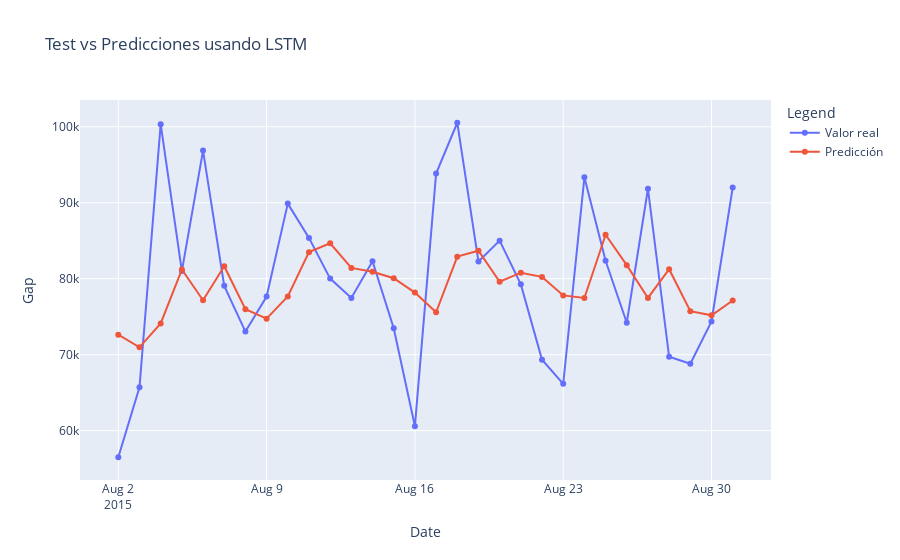

The notebook cell this image was saved under:
### Code cell
data = {
    "Date": df.index[train_size + sequence_length :],
    "Valor real": y_test.flatten(),
    "Predicción": y_pred.flatten(),
}

# Convertir a DataFrame de pandas
plot_df = pd.DataFrame(data)

# Crear la figura usando Plotly Express
fig = px.line(
    plot_df,
    x="Date",
    y=["Valor real", "Predicción"],
    labels={"value": "Gap", "variable": "Legend"},
    title="Test vs Predicciones usando LSTM",
    markers=True,
)

# Mostrar la figura
fig.show()

### Figure 1 — Plotly figure (JSON) as saved in the notebook; plotly's stock layout.template omitted (floating-point values rounded to 4 significant figures)
{"data": [{"hovertemplate": "Legend=Valor real<br>Date=%{x}<br>Gap=%{y}<extra></extra>", "legendgroup": "Valor real", "line": {"color": "#636efa", "dash": "solid"}, "marker": {"symbol": "circle"}, "mode": "lines+markers", "name": "Valor real", "orientation": "v", "showlegend": true, "type": "scatter", "x": ["2015-08-02T00:00:00", "2015-08-03T00:00:00", "2015-08-04T00:00:00", "2015-08-05T00:00:00", "2015-08-06T00:00:00", "2015-08-07T00:00:00", "2015-08-08T00:00:00", "2015-08-09T00:00:00", "2015-08-10T00:00:00", "2015-08-11T00:00:00", "2015-08-12T00:00:00", "2015-08-13T00:00:00", "2015-08-14T00:00:00", "2015-08-15T00:00:00", "2015-08-16T00:00:00", "2015-08-17T00:00:00", "2015-08-18T00:00:00", "2015-08-19T00:00:00", "2015-08-20T00:00:00", "2015-08-21T00:00:00", "2015-08-22T00:00:00", "2015-08-23T00:00:00", "2015-08-24T00:00:00", "2015-08-25T00:00:00", "2015-08-26T00:00:00", "2015-08-27T00:00:00", "2015-08-28T00:00:00", "2015-08-29T00:00:00", "2015-08-30T00:00:00", "2015-08-31T00:00:00"], "xaxis": "x", "y": [56499, 65712, 100339, 80999, 96870.0, 79060, 73044, 77648, 89887, 85371, 80016, 77471, 82299, 73489, 60586, 93839, 100529, 82260, 85008, 79257, 69344, 66164, 93346, 82358, 74204, 91839, 69723, 68812, 74384, 91990.0], "yaxis": "y"}, {"hovertemplate": "Legend=Predicción<br>Date=%{x}<br>Gap=%{y}<extra></extra>", "legendgroup": "Predicción", "line": {"color": "#EF553B", "dash": "solid"}, "marker": {"symbol": "circle"}, "mode": "lines+markers", "name": "Predicción", "orientation": "v", "showlegend": true, "type": "scatter", "x": ["2015-08-02T00:00:00", "2015-08-03T00:00:00", "2015-08-04T00:00:00", "2015-08-05T00:00:00", "2015-08-06T00:00:00", "2015-08-07T00:00:00", "2015-08-08T00:00:00", "2015-08-09T00:00:00", "2015-08-10T00:00:00", "2015-08-11T00:00:00", "2015-08-12T00:00:00", "2015-08-13T00:00:00", "2015-08-14T00:00:00", "2015-08-15T00:00:00", "2015-08-16T00:00:00", "2015-08-17T00:00:00", "2015-08-18T00:00:00", "2015-08-19T00:00:00", "2015-08-20T00:00:00", "2015-08-21T00:00:00", "2015-08-22T00:00:00", "2015-08-23T00:00:00", "2015-08-24T00:00:00", "2015-08-25T00:00:00", "2015-08-26T00:00:00", "2015-08-27T00:00:00", "2015-08-28T00:00:00", "2015-08-29T00:00:00", "2015-08-30T00:00:00", "2015-08-31T00:00:00"], "xaxis": "x", "y": [72630.0, 70970.0, 74110.0, 81210.0, 77170.0, 81640.0, 75990.0, 74740.0, 77660.0, 83500.0, 84660.0, 81430.0, 80920.0, 80060.0, 78170.0, 75570.0, 82910.0, 83690.0, 79600.0, 80793, 80240.0, 77800.0, 77470.0, 85790.0, 81790.0, 77470.0, 81240.0, 75730.0, 75180.0, 77140.0], "yaxis": "y"}], "layout": {"legend": {"title": {"text": "Legend"}, "tracegroupgap": 0}, "title": {"text": "Test vs Predicciones usando LSTM"}, "xaxis": {"anchor": "y", "domain": [0, 1], "title": {"text": "Date"}}, "yaxis": {"anchor": "x", "domain": [0, 1], "title": {"text": "Gap"}}}}
